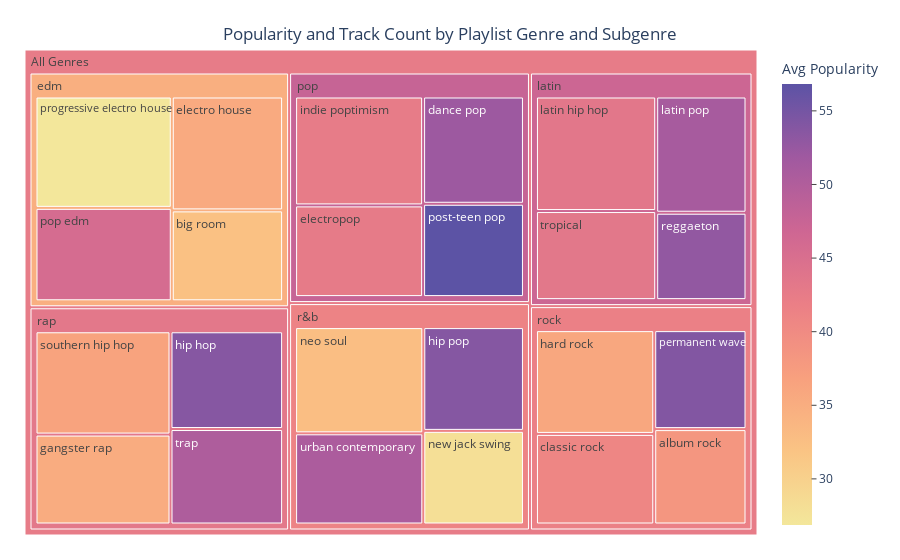

Write notebook code for a chart like this one.
### Code cell
##### Title: Playlist Genre and Subgenre by Popularity and Track Count #####

# Group data by Playlist Genre and Subgenre, and calculate popularity statistics
plot_df = (
    spotify_data.groupby(['playlist_genre', 'playlist_subgenre'])['track_popularity']
    .agg(['count', 'mean'])  # Calculate track count and mean popularity
    .reset_index()
    .rename(columns={'count': 'Track Count', 'mean': 'Average Popularity'})
)

# Create treemap with customizable gradient color scale
color_scale = 'sunset'  # eg. Cividis Plasma magma pinkyl RdBu sunset PuBuGn Blues GnBu

fig = px.treemap(
    plot_df,
    path=[px.Constant('All Genres'), 'playlist_genre', 'playlist_subgenre'],  # Hierarchy: root -> genre -> subgenre
    values='Track Count',  
    color='Average Popularity',  # Color intensity is determined by average popularity
    color_continuous_scale=color_scale,  # define color
    labels={'Average Popularity': 'Avg Popularity', 'Track Count': 'Track Count'},  # Customize labels
)

# Update hover template
fig.update_traces(
    hovertemplate="<b>%{label}</b><br>Track Count: %{value}<br>Avg Popularity: %{color:.2f}<extra></extra>"
)

# Update and show layout (treemap)
fig.update_layout(
    title={
        'text': "Popularity and Track Count by Playlist Genre and Subgenre",
        'x': 0.5,
        'y': 0.95,
        'xanchor': 'center',
        'yanchor': 'top'
    },
    margin=dict(t=50, l=25, r=25, b=25),  # Adjust margins
    coloraxis_colorbar=dict(
        title="Avg Popularity",  # Add color bar title
        ticks="outside"  # Position ticks outside
    ),
    showlegend=False  # Hide legend
)
fig.show()

### Figure 1 — Plotly figure (JSON) as saved in the notebook; plotly's stock layout.template omitted (floating-point values rounded to 4 significant figures)
{"data": [{"branchvalues": "total", "customdata": [[38.32], [32.28], [40.81], [52.08], [35.51], [42.73], [35.14], [35.84], [53.77], [53.84], [42.48], [43.45], [51.1], [32.69], [28.03], [54.0], [45.69], [56.83], [26.87], [52.87], [36.45], [50.31], [43.33], [50.52], [34.83], [47.03], [47.74], [41.22], [43.22], [41.73], [42.48]], "domain": {"x": [0, 1], "y": [0, 1]}, "hovertemplate": "<b>%{label}</b><br>Track Count: %{value}<br>Avg Popularity: %{color:.2f}<extra></extra>", "ids": ["All Genres/rock/album rock", "All Genres/edm/big room", "All Genres/rock/classic rock", "All Genres/pop/dance pop", "All Genres/edm/electro house", "All Genres/pop/electropop", "All Genres/rap/gangster rap", "All Genres/rock/hard rock", "All Genres/rap/hip hop", "All Genres/r&b/hip pop", "All Genres/pop/indie poptimism", "All Genres/latin/latin hip hop", "All Genres/latin/latin pop", "All Genres/r&b/neo soul", "All Genres/r&b/new jack swing", "All Genres/rock/permanent wave", "All Genres/edm/pop edm", "All Genres/pop/post-teen pop", "All Genres/edm/progressive electro house", "All Genres/latin/reggaeton", "All Genres/rap/southern hip hop", "All Genres/rap/trap", "All Genres/latin/tropical", "All Genres/r&b/urban contemporary", "All Genres/edm", "All Genres/latin", "All Genres/pop", "All Genres/r&b", "All Genres/rap", "All Genres/rock", "All Genres"], "labels": ["album rock", "big room", "classic rock", "dance pop", "electro house", "electropop", "gangster rap", "hard rock", "hip hop", "hip pop", "indie poptimism", "latin hip hop", "latin pop", "neo soul", "new jack swing", "permanent wave", "pop edm", "post-teen pop", "progressive electro house", "reggaeton", "southern hip hop", "trap", "tropical", "urban contemporary", "edm", "latin", "pop", "r&b", "rap", "rock", "All Genres"], "marker": {"coloraxis": "coloraxis", "colors": [38.32, 32.28, 40.81, 52.08, 35.51, 42.73, 35.14, 35.84, 53.77, 53.84, 42.48, 43.45, 51.1, 32.69, 28.03, 54.0, 45.69, 56.83, 26.87, 52.87, 36.45, 50.31, 43.33, 50.52, 34.83, 47.03, 47.74, 41.22, 43.22, 41.73, 42.48]}, "name": "", "parents": ["All Genres/rock", "All Genres/edm", "All Genres/rock", "All Genres/pop", "All Genres/edm", "All Genres/pop", "All Genres/rap", "All Genres/rock", "All Genres/rap", "All Genres/r&b", "All Genres/pop", "All Genres/latin", "All Genres/latin", "All Genres/r&b", "All Genres/r&b", "All Genres/rock", "All Genres/edm", "All Genres/pop", "All Genres/edm", "All Genres/latin", "All Genres/rap", "All Genres/rap", "All Genres/latin", "All Genres/r&b", "All Genres", "All Genres", "All Genres", "All Genres", "All Genres", "All Genres", ""], "type": "treemap", "values": [1065, 1206, 1296, 1298, 1511, 1408, 1458, 1485, 1322, 1256, 1672, 1656, 1262, 1637, 1133, 1105, 1517, 1129, 1809, 949, 1675, 1291, 1288, 1405, 6043, 5155, 5507, 5431, 5746, 4951, 32833]}], "layout": {"autosize": true, "coloraxis": {"colorbar": {"ticks": "outside", "title": {"text": "Avg Popularity"}}, "colorscale": [[0, "rgb(243, 231, 155)"], [0.1667, "rgb(250, 196, 132)"], [0.3333, "rgb(248, 160, 126)"], [0.5, "rgb(235, 127, 134)"], [0.6667, "rgb(206, 102, 147)"], [0.8333, "rgb(160, 89, 160)"], [1, "rgb(92, 83, 165)"]]}, "legend": {"tracegroupgap": 0}, "margin": {"b": 25, "l": 25, "r": 25, "t": 50}, "showlegend": false, "title": {"text": "Popularity and Track Count by Playlist Genre and Subgenre", "x": 0.5, "xanchor": "center", "y": 0.95, "yanchor": "top"}}}
